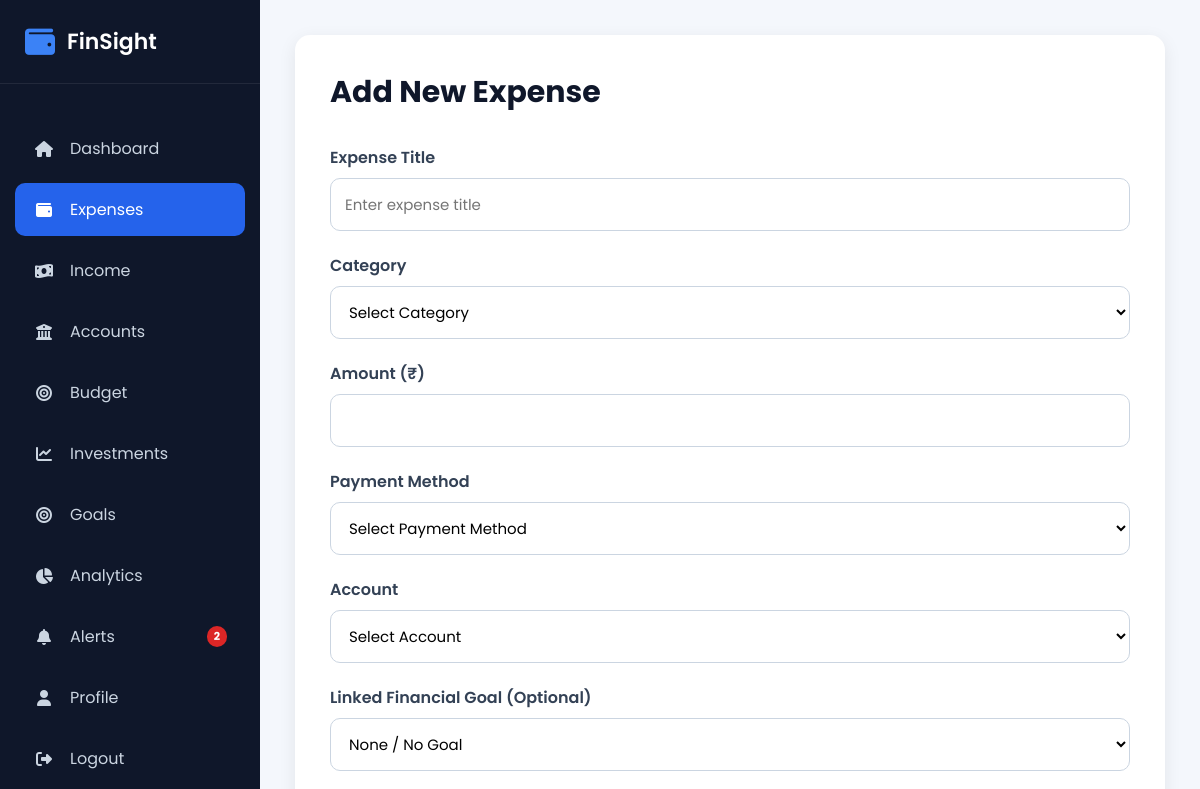
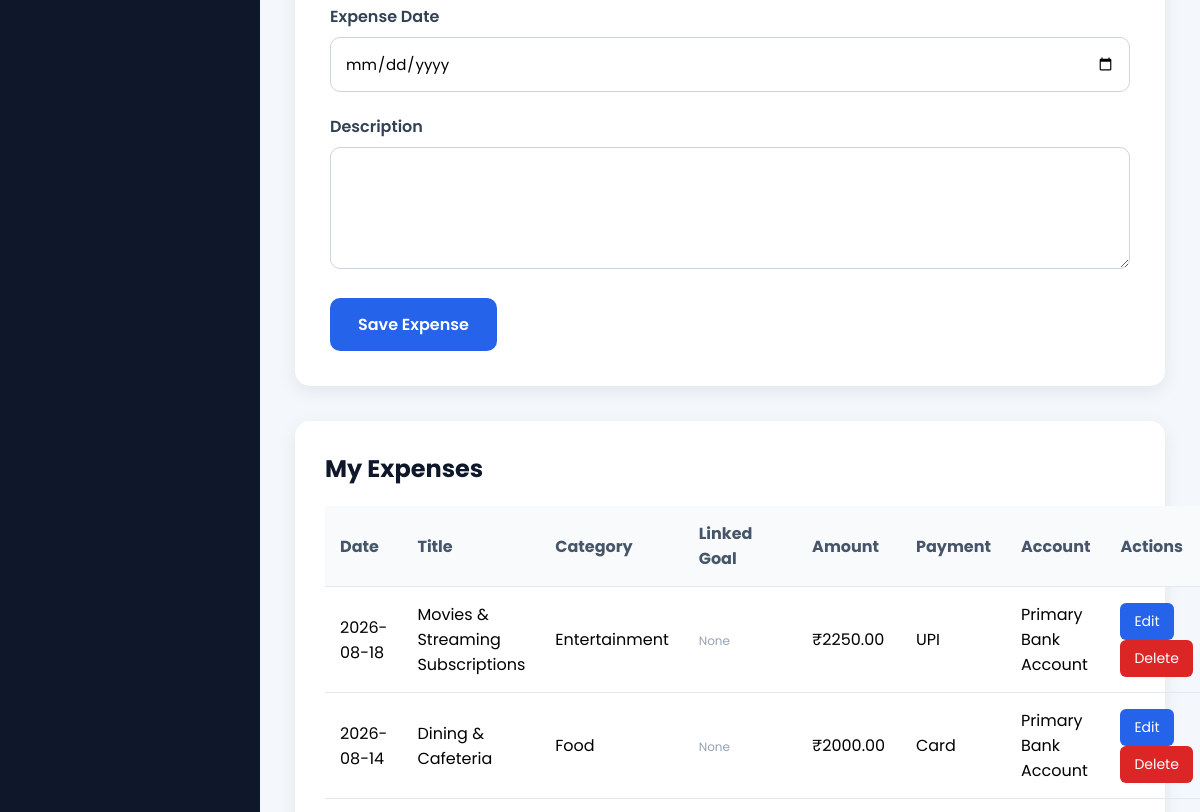
The page /expenses (signed in, upper part) on the database as committed earlier (2 pictures, top to bottom).
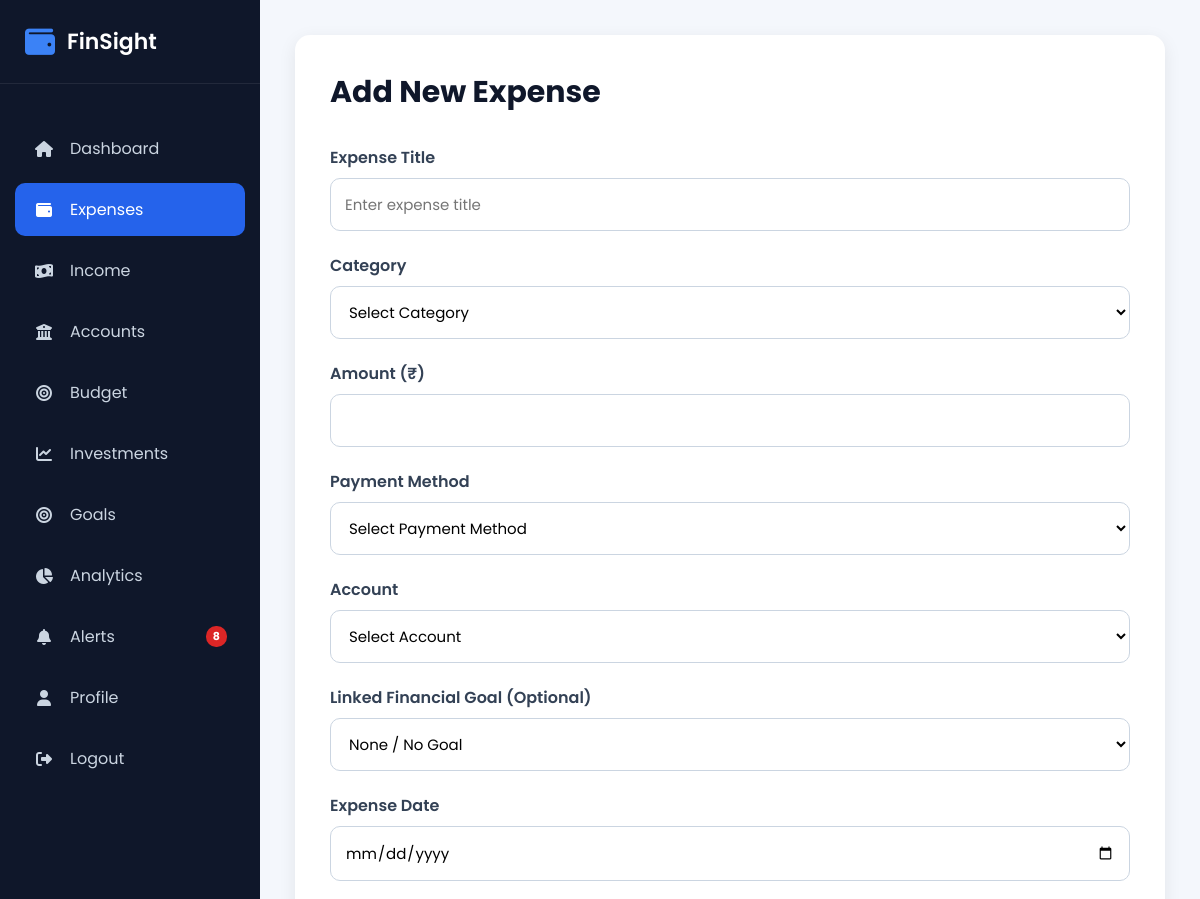
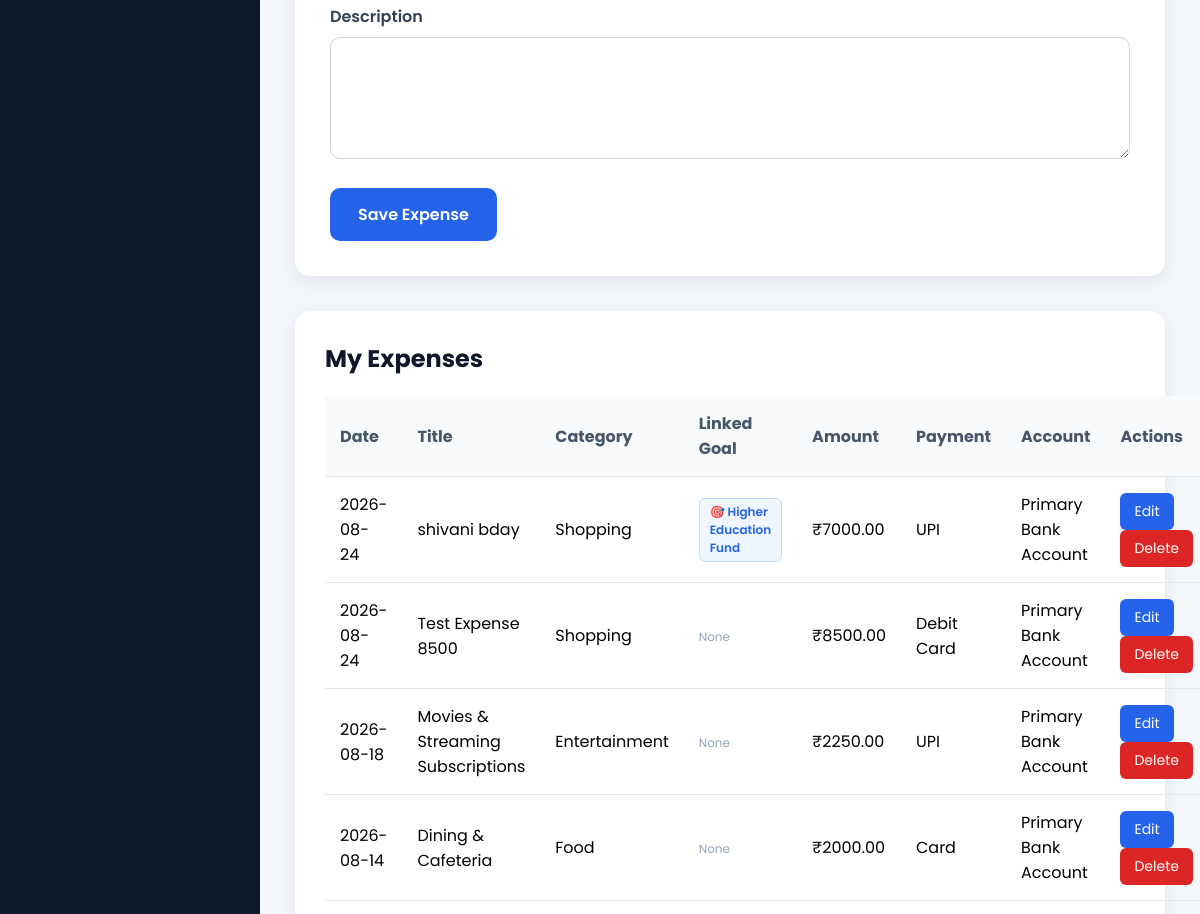
The same page on the database as committed later (2 pictures, top to bottom).
### models/expense.py (models this page shows, shortened)
class Expense(db.Model):
    __tablename__ = "expenses"
    id = db.Column(db.Integer, primary_key=True)
    title = db.Column(
        db.String(100),
        nullable=False
    )
    category = db.Column(
        db.String(50),
        nullable=False
    )
    amount = db.Column(
        db.Float,
        nullable=False
    )
    payment_method = db.Column(
        db.String(30),
        nullable=False
    )
    account_id = db.Column(
        db.Integer,
        db.ForeignKey("accounts.id"),
        nullable=False
    )
    expense_date = db.Column(
        db.Date,
        nullable=False
    )
    description = db.Column(
        db.Text
    )
    created_at = db.Column(
        db.DateTime,
        default=datetime.utcnow
    )
    updated_at = db.Column(
        db.DateTime,
        default=datetime.utcnow,
        onupdate=datetime.utcnow
    )
    user_id = db.Column(
        db.Integer,
        db.ForeignKey("users.id"),
        nullable=False
    )
    goal_id = db.Column(
        db.Integer,
        db.ForeignKey("goals.id"),
        nullable=True
    )
    account = db.relationship(
        "Account",
        back_populates="expenses"
    )
    goal = db.relationship(
        "Goal",
        back_populates="expenses"
    )

### models/account.py (models this page shows, shortened)
class Account(db.Model):
    __tablename__ = "accounts"
    id = db.Column(db.Integer, primary_key=True)
    account_name = db.Column(
        db.String(100),
        nullable=False
    )
    account_type = db.Column(
        db.String(50),
        nullable=False
    )
    balance = db.Column(
        db.Float,
        nullable=False,
        default=0
    )
    description = db.Column(
        db.Text
    )
    created_at = db.Column(
        db.DateTime,
        default=datetime.utcnow
    )
    user_id = db.Column(
        db.Integer,
        db.ForeignKey("users.id"),
        nullable=False
    )
    expenses = db.relationship(
        "Expense",
        back_populates="account",
        cascade="all, delete-orphan",
        lazy=True
    )

### models/goal.py (models this page shows, shortened)
class Goal(db.Model):
    __tablename__ = "goals"
    id = db.Column(
        db.Integer,
        primary_key=True
    )
    goal_name = db.Column(
        db.String(100),
        nullable=False
    )
    goal_type = db.Column(
        db.String(50),
        nullable=False
    )
    target_amount = db.Column(
        db.Float,
        nullable=False,
        default=0
    )
    current_amount = db.Column(
        db.Float,
        nullable=False,
        default=0
    )
    target_date = db.Column(
        db.Date,
        nullable=False
    )
    category = db.Column(
        db.String(50),
        nullable=False
    )
    priority = db.Column(
        db.String(20),
        nullable=False,
        default="Medium"
    )
    status = db.Column(
        db.String(30),
        nullable=False,
        default="In Progress"
    )
    notes = db.Column(
        db.Text
    )
    created_at = db.Column(
        db.DateTime,
        default=datetime.utcnow
    )
    updated_at = db.Column(
        db.DateTime,
        default=datetime.utcnow,
        onupdate=datetime.utcnow
    )
    user_id = db.Column(
        db.Integer,
        db.ForeignKey("users.id"),
        nullable=False
    )
    expenses = db.relationship(
        "Expense",
        back_populates="goal",
        lazy=True
    )

### routes/expense.py (the view, shortened to what this page needs)
@expense.route("/expenses", methods=["GET", "POST"])
@login_required
def expenses():
    accounts = Account.query.filter_by(
        user_id=current_user.id
    ).all()
    goals = Goal.query.filter_by(
        user_id=current_user.id
    ).all()
    expenses_list = Expense.query.filter_by(
        user_id=current_user.id
    ).order_by(
        Expense.expense_date.desc()
    ).all()
    return render_template(
        "expenses.html",
        expenses=expenses_list,
        accounts=accounts,
        goals=goals
    )

### app.py (called while the page is built)
@login_manager.user_loader
def load_user(user_id):
    return User.query.get(int(user_id))

@app.context_processor
def inject_global_vars():
    if current_user.is_authenticated:
        unread_count = FinancialAlert.query.filter_by(user_id=current_user.id, is_read=False).count()
        return dict(unread_alerts_count=unread_count)
    return dict(unread_alerts_count=0)

### templates/expenses.html (shortened to what the changed rows need)
{% extends "layout.html" %}
{% block css %}
<link rel="stylesheet" href="{{ url_for('static', filename='css/expense.css') }}">
{% endblock %}
{% block content %}
<div class="expense-container">
    <div class="expense-form">
        <h2>Add New Expense</h2>
    </div>
</div>
<div class="expense-table">
    <h2>My Expenses</h2>
    <table>
        <thead>
            <tr>
                <th>Date</th>
                <th>Title</th>
                <th>Category</th>
                <th>Linked Goal</th>
                <th>Amount</th>
                <th>Payment</th>
                <th>Account</th>
                <th>Actions</th>
            </tr>
        </thead>
        <tbody>
            {% if expenses %}
                {% for expense in expenses %}
                <tr>
                    <td>{{ expense.expense_date }}</td>
                    <td>{{ expense.title }}</td>
                    <td>{{ expense.category }}</td>
                    <td>
                        {% if expense.goal %}
                            <span style="background: #EFF6FF; color: #2563EB; padding: 4px 10px; border-radius: 6px; font-weight: 600; font-size: 12px; border: 1px solid #BFDBFE; display: inline-block;">
                                🎯 {{ expense.goal.goal_name }}
                            </span>
                        {% else %}
                            <span style="color: #94A3B8; font-size: 12px;">None</span>
                        {% endif %}
                    </td>
                    <td>₹{{ "%.2f"|format(expense.amount) }}</td>
                    <td>{{ expense.payment_method }}</td>
                    <td>{{ expense.account.account_name }}</td>
                    <td>
                        <a href="{{ url_for('expense.edit_expense', id=expense.id) }}"
                           class="edit-btn">
                            Edit
                        </a>
                        <a href="{{ url_for('expense.delete_expense', id=expense.id) }}"
                           class="delete-btn"
                           onclick="return confirm('Are you sure you want to delete this expense?')">
                            Delete
                        </a>
                    </td>
                </tr>
                {% endfor %}
            {% else %}
                <tr>
                    <td colspan="8" class="no-data">
                        No expenses added yet.
                    </td>
                </tr>
            {% endif %}
        </tbody>
    </table>
</div>
{% endblock %}

Rows that differ between the two databases and show on the page:
added Expense: expense_date "2026-08-24", title "shivani bday", category "Shopping", goal.goal_name "Higher Education Fund", amount "7000.00", payment_method "UPI", account.account_name "Primary Bank Account"
added Expense: expense_date "2026-08-24", title "Test Expense 8500", category "Shopping", shows "None", amount "8500.00", payment_method "Debit Card", account.account_name "Primary Bank Account"
Other text that changed with them:
{{ unread_alerts_count }}: "2" → "8"
